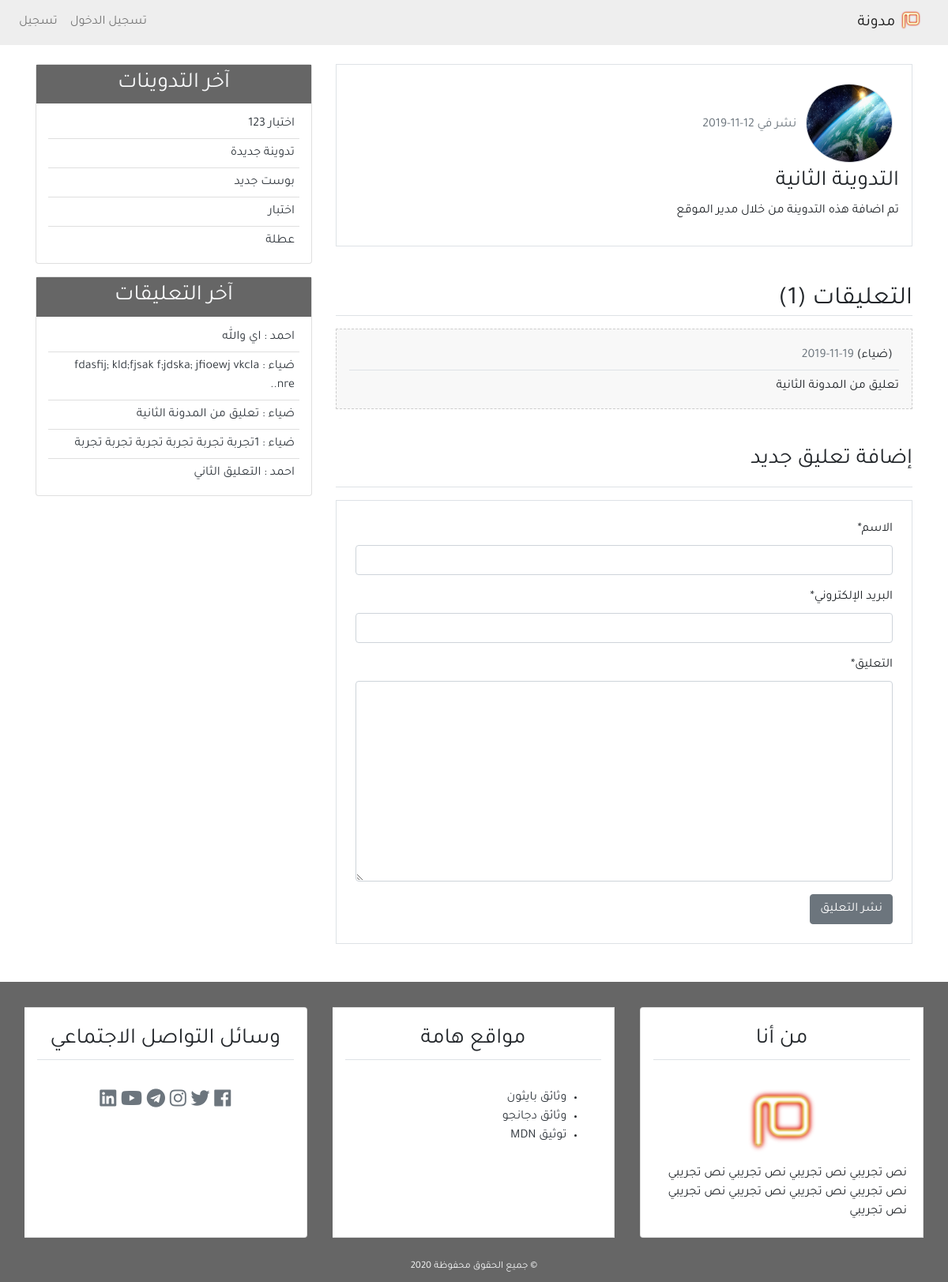
The page /detail/2/ on the database its author committed.
### blog/models.py (models this page shows, shortened)
class Post(models.Model):
    title = models.CharField(max_length=100)
    content = models.TextField()
    post_date = models.DateTimeField(default=timezone.now)
    post_update = models.DateTimeField(auto_now=True)
    author = models.ForeignKey(User , on_delete=models.CASCADE)
    def __str__(self):
        return self.title
    class Meta:
        ordering = ('-post_date',)

class Comment(models.Model):
    name = models.CharField(max_length=50 , verbose_name="الاسم")
    email = models.EmailField(verbose_name="البريد الإلكتروني")
    body = models.TextField(verbose_name="التعليق")
    comment_date = models.DateTimeField(auto_now_add=True)
    active = models.BooleanField(default=False)
    post = models.ForeignKey(Post , on_delete=models.CASCADE , related_name='comments')
    class Meta:
        ordering = ('-comment_date',)

### user/models.py (models this page shows, shortened)
class Profile(models.Model):
    image = models.ImageField(default='default.jpg' , upload_to='profile_pics')
    user = models.OneToOneField(User , on_delete=models.CASCADE)

### blog/views.py (the view)
# urls.py: path('detail/<int:post_id>/' , views.post_detail , name = 'detail'),
def post_detail(request , post_id):
    post = get_object_or_404(Post , pk=post_id)
    comments = post.comments.filter(active=True)
    if request.method == 'POST':
        comment_form = NewComment(data=request.POST)
        if comment_form.is_valid():
            new_comment = comment_form.save(commit=False)
            new_comment.post = post
            new_comment.save()
            comment_form = NewComment()
    else:
        comment_form = NewComment()
    context = {
        'title' : post,
        'post' : post,
        'comments' : comments,
        'comment_form' : comment_form,
    }
    return render(request , 'blog/detail.html' , context)

### blog/forms.py
class NewComment(forms.ModelForm):
    class Meta:
        model = Comment
        fields = ('name' , 'email' , 'body')

### blog/templatetags/post_tag.py (called while the page is built)
@register.inclusion_tag('blog/latest_post.html')
def latest_posts():
    context = {
        'l_posts' : Post.objects.all()[0:5]
    }
    return context

@register.inclusion_tag('blog/latest_comment.html')
def latest_comments():
    context = {
        'l_comments' : Comment.objects.filter(active=True)[:5]
    }
    return context

### blog/templates/blog/detail.html (shortened to what this page needs)
{% extends 'blog/base.html' %}
{% block content %}
{% load crispy_forms_tags %}
<div class="border p-3 mb-3">
    <img class = "rounded-circle border m-2" width="110px" height="100px" src="{{post.author.profile.image.url}}" alt="صورة الناشر" >
    <span class="text-secondary">نشر في {{post.post_date|date:'d-m-Y'}}</span>
    <h3>{{post.title}}</h3>
    <p>{{post.content}}</p>
</div>
<h2 class="border-bottom mt-5 mb-3">التعليقات ({{comments.count}})</h2>
{% for comment in comments %}
    <ul class="p-3 comment">
        <h6 class="border-bottom p-2">({{comment.name}}) <span class="text-secondary"> {{comment.comment_date|date:'d-m-Y'}} </span></h6>
        {{comment.body}}
    </ul>
{% empty %}
<h6 class="text-center mb-3 p-4 comment">لا توجد تعليقات.</h6>
{% endfor %}
<h3 class="border-bottom pb-3 mb-3 mt-5">إضافة تعليق جديد</h3>
<div class="border p-4 mb-5 mt-3">
    <form method="POST">
        {{comment_form|crispy}}
        <input class="btn btn-secondary" type="submit" value="نشر التعليق">
    </form>
</div>
{% endblock content %}

### blog/templates/blog/latest_post.html
<ul class="list-group-flush latest-post">
    {% for post in l_posts %}
    <li class="list-group-item latest-post-item">
        <a class="text-dark" href="{% url 'detail' post.id %}">{{post.title}}</a>
    </li>
    {% endfor %}
</ul>

### blog/templates/blog/latest_comment.html
<ul class="list-group-flush latest-comment">
    {% for comment in l_comments %}
    <li class="list-group-item latest-comment-item">
        <a class="text-dark" href="{% url 'detail' comment.post.id %}">
            {{comment.name}} :
            {% if comment.body|length > 45 %}
            {{comment.body|slice:'45'}}..
            {% else %}
            {{comment.body}}
            {% endif %}
        </a>
    </li>
    {% empty %}
     <li class="list-group-item latest-comment-item">لا توجد تعليقات</li>
    {% endfor %}
</ul>

### blog/static/blog/CSS/main.css (style rules this page uses)
html , body { direction: rtl; text-align: right; }
body { font-family: 'Tajawal' , sans-serif; }
.latest-post, .latest-comment { padding: 0px 15px; }
.latest-post .latest-post-item , .latest-comment .latest-comment-item { padding: 6px; }
.latest-post li:first-child , .latest-comment li:first-child { border-top: 0px; }
.latest-post li:last-child , .latest-comment li:last-child { border-bottom: 0px; padding-bottom: 0px; }
.comment { background-color: #f8f8f8; border : 1px dashed #CCC; }

### rows shown on the page
Post: author.profile.image (picture), post_date "12-11-2019", title "التدوينة الثانية", content "تم اضافة هذه التدوينة من خلال مدير الموقع"
Comment: name "ضياء", comment_date "19-11-2019", body "تعليق من المدونة الثانية"
Post: title "اختبار 123"
Post: title "تدوينة جديدة"
Post: title "بوست جديد"
Post: title "اختبار"
Post: title "عطلة"
Comment: name "احمد", body "اي والله"
Comment: name "ضياء", body "fdasfij; kld;fjsak f;jdska; jfioewj vkcla nre"
Comment: name "ضياء", body "1تجربة تجربة تجربة تجربة تجربة تجربة"
Comment: name "احمد", body "التعليق الثاني"

### other values the page prints
{{ comments.count }} "1"
